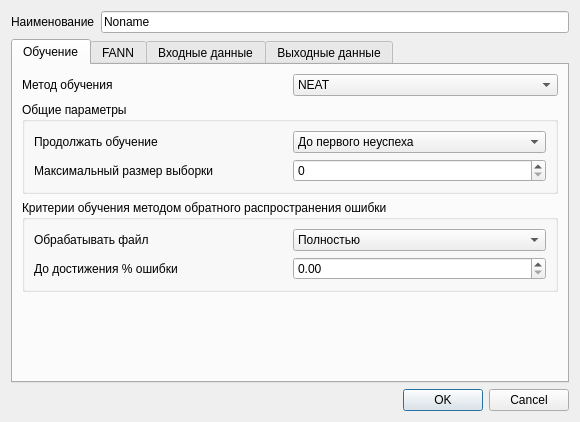
<?xml version="1.0" encoding="UTF-8"?>
<ui version="4.0">
 <class>vAnalyserForm</class>
 <widget class="QDialog" name="vAnalyserForm">
  <property name="geometry">
   <rect>
    <x>0</x>
    <y>0</y>
    <width>580</width>
    <height>422</height>
   </rect>
  </property>
  <property name="windowTitle">
   <string>Dialog</string>
  </property>
  <property name="windowIcon">
   <iconset resource="icons.qrc">
    <normaloff>:/options/code-context.png</normaloff>:/options/code-context.png</iconset>
  </property>
  <layout class="QVBoxLayout" name="verticalLayout">
   <item>
    <layout class="QHBoxLayout" name="horizontalLayout">
     <item>
      <widget class="QLabel" name="label">
       <property name="text">
        <string>Наименование</string>
       </property>
      </widget>
     </item>
     <item>
      <widget class="QLineEdit" name="lineEdit">
       <property name="text">
        <string>Noname</string>
       </property>
      </widget>
     </item>
    </layout>
   </item>
   <item>
    <widget class="QTabWidget" name="tabWidget">
     <property name="currentIndex">
      <number>0</number>
     </property>
     <widget class="QWidget" name="tab">
      <attribute name="title">
       <string>Обучение</string>
      </attribute>
      <layout class="QVBoxLayout" name="verticalLayout_6">
       <item>
        <layout class="QHBoxLayout" name="horizontalLayout_2">
         <item>
          <widget class="QLabel" name="label_2">
           <property name="text">
            <string>Метод обучения</string>
           </property>
          </widget>
         </item>
         <item>
          <widget class="QComboBox" name="comboBox">
           <item>
            <property name="text">
             <string>NEAT</string>
            </property>
           </item>
           <item>
            <property name="text">
             <string>NEVA</string>
            </property>
           </item>
           <item>
            <property name="text">
             <string>libFANN</string>
            </property>
           </item>
          </widget>
         </item>
        </layout>
       </item>
       <item>
        <widget class="QGroupBox" name="groupBox">
         <property name="title">
          <string>Общие параметры</string>
         </property>
         <layout class="QVBoxLayout" name="verticalLayout_2">
          <item>
           <layout class="QHBoxLayout" name="horizontalLayout_3">
            <item>
             <widget class="QLabel" name="label_3">
              <property name="text">
               <string>Продолжать обучение</string>
              </property>
             </widget>
            </item>
            <item>
             <widget class="QComboBox" name="comboBox_2">
              <item>
               <property name="text">
                <string>До первого неуспеха</string>
               </property>
              </item>
              <item>
               <property name="text">
                <string>До окончания выборки</string>
               </property>
              </item>
             </widget>
            </item>
           </layout>
          </item>
          <item>
           <layout class="QHBoxLayout" name="horizontalLayout_4">
            <item>
             <widget class="QLabel" name="label_4">
              <property name="text">
               <string>Максимальный размер выборки</string>
              </property>
             </widget>
            </item>
            <item>
             <widget class="QSpinBox" name="spinBox">
              <property name="maximum">
               <number>10000</number>
              </property>
             </widget>
            </item>
           </layout>
          </item>
         </layout>
        </widget>
       </item>
       <item>
        <widget class="QGroupBox" name="groupBox_2">
         <property name="title">
          <string>Критерии обучения методом обратного распространения ошибки</string>
         </property>
         <layout class="QVBoxLayout" name="verticalLayout_3">
          <item>
           <layout class="QHBoxLayout" name="horizontalLayout_9">
            <item>
             <widget class="QLabel" name="label_7">
              <property name="text">
               <string>Обрабатывать файл</string>
              </property>
             </widget>
            </item>
            <item>
             <widget class="QComboBox" name="comboBox_5">
              <item>
               <property name="text">
                <string>Полностью</string>
               </property>
              </item>
              <item>
               <property name="text">
                <string>До достижения % ошибки</string>
               </property>
              </item>
             </widget>
            </item>
           </layout>
          </item>
          <item>
           <layout class="QHBoxLayout" name="horizontalLayout_10">
            <item>
             <widget class="QLabel" name="label_8">
              <property name="text">
               <string>До достижения % ошибки</string>
              </property>
             </widget>
            </item>
            <item>
             <widget class="QDoubleSpinBox" name="doubleSpinBox"/>
            </item>
           </layout>
          </item>
         </layout>
        </widget>
       </item>
       <item>
        <spacer name="verticalSpacer">
         <property name="orientation">
          <enum>Qt::Vertical</enum>
         </property>
         <property name="sizeHint" stdset="0">
          <size>
           <width>20</width>
           <height>26</height>
          </size>
         </property>
        </spacer>
       </item>
      </layout>
     </widget>
     <widget class="QWidget" name="tab_fann">
      <attribute name="title">
       <string>FANN</string>
      </attribute>
      <layout class="QVBoxLayout" name="verticalLayout_5">
       <item>
        <layout class="QHBoxLayout" name="horizontalLayout_8">
         <item>
          <layout class="QVBoxLayout" name="verticalLayout_4">
           <item>
            <widget class="QSpinBox" name="spinBox_2">
             <property name="minimum">
              <number>1</number>
             </property>
            </widget>
           </item>
           <item>
            <widget class="QSlider" name="verticalSlider">
             <property name="minimum">
              <number>1</number>
             </property>
             <property name="orientation">
              <enum>Qt::Vertical</enum>
             </property>
            </widget>
           </item>
          </layout>
         </item>
         <item>
          <widget class="QGraphicsView" name="graphicsView"/>
         </item>
        </layout>
       </item>
       <item>
        <layout class="QHBoxLayout" name="horizontalLayout_7">
         <item>
          <widget class="QSlider" name="horizontalSlider">
           <property name="minimum">
            <number>1</number>
           </property>
           <property name="orientation">
            <enum>Qt::Horizontal</enum>
           </property>
          </widget>
         </item>
         <item>
          <widget class="QSpinBox" name="spinBox_3">
           <property name="minimum">
            <number>1</number>
           </property>
          </widget>
         </item>
        </layout>
       </item>
       <item>
        <layout class="QHBoxLayout" name="horizontalLayout_5">
         <item>
          <widget class="QLabel" name="label_5">
           <property name="text">
            <string>Функция активации (внешняя)</string>
           </property>
          </widget>
         </item>
         <item>
          <widget class="QComboBox" name="comboBox_3">
           <item>
            <property name="text">
             <string>FANN_LINEAR</string>
            </property>
           </item>
           <item>
            <property name="text">
             <string>FANN_THRESHOLD</string>
            </property>
           </item>
           <item>
            <property name="text">
             <string>FANN_THRESHOLD_SYMMETRIC</string>
            </property>
           </item>
           <item>
            <property name="text">
             <string>FANN_SIGMOID</string>
            </property>
           </item>
           <item>
            <property name="text">
             <string>FANN_SIGMOID_STEPWISE</string>
            </property>
           </item>
           <item>
            <property name="text">
             <string>FANN_SIGMOID_SYMMETRIC</string>
            </property>
           </item>
           <item>
            <property name="text">
             <string>FANN_SIGMOID_SYMMETRIC_STEPWISE</string>
            </property>
           </item>
           <item>
            <property name="text">
             <string>FANN_GAUSSIAN</string>
            </property>
           </item>
           <item>
            <property name="text">
             <string>FANN_GAUSSIAN_SYMMETRIC</string>
            </property>
           </item>
           <item>
            <property name="text">
             <string>FANN_GAUSSIAN_STEPWISE</string>
            </property>
           </item>
           <item>
            <property name="text">
             <string>FANN_ELLIOT</string>
            </property>
           </item>
           <item>
            <property name="text">
             <string>FANN_ELLIOT_SYMMETRIC</string>
            </property>
           </item>
           <item>
            <property name="text">
             <string>FANN_LINEAR_PIECE</string>
            </property>
           </item>
           <item>
            <property name="text">
             <string>FANN_LINEAR_PIECE_SYMMETRIC</string>
            </property>
           </item>
           <item>
            <property name="text">
             <string>FANN_SIN_SYMMETRIC</string>
            </property>
           </item>
           <item>
            <property name="text">
             <string>FANN_COS_SYMMETRIC</string>
            </property>
           </item>
           <item>
            <property name="text">
             <string>FANN_SIN</string>
            </property>
           </item>
           <item>
            <property name="text">
             <string>FANN_COS</string>
            </property>
           </item>
          </widget>
         </item>
        </layout>
       </item>
       <item>
        <layout class="QHBoxLayout" name="horizontalLayout_6">
         <item>
          <widget class="QLabel" name="label_6">
           <property name="text">
            <string>Функци активации (внутренняя)</string>
           </property>
          </widget>
         </item>
         <item>
          <widget class="QComboBox" name="comboBox_4">
           <item>
            <property name="text">
             <string>FANN_LINEAR</string>
            </property>
           </item>
           <item>
            <property name="text">
             <string>FANN_THRESHOLD</string>
            </property>
           </item>
           <item>
            <property name="text">
             <string>FANN_THRESHOLD_SYMMETRIC</string>
            </property>
           </item>
           <item>
            <property name="text">
             <string>FANN_SIGMOID</string>
            </property>
           </item>
           <item>
            <property name="text">
             <string>FANN_SIGMOID_STEPWISE</string>
            </property>
           </item>
           <item>
            <property name="text">
             <string>FANN_SIGMOID_SYMMETRIC</string>
            </property>
           </item>
           <item>
            <property name="text">
             <string>FANN_SIGMOID_SYMMETRIC_STEPWISE</string>
            </property>
           </item>
           <item>
            <property name="text">
             <string>FANN_GAUSSIAN</string>
            </property>
           </item>
           <item>
            <property name="text">
             <string>FANN_GAUSSIAN_SYMMETRIC</string>
            </property>
           </item>
           <item>
            <property name="text">
             <string>FANN_GAUSSIAN_STEPWISE</string>
            </property>
           </item>
           <item>
            <property name="text">
             <string>FANN_ELLIOT</string>
            </property>
           </item>
           <item>
            <property name="text">
             <string>FANN_ELLIOT_SYMMETRIC</string>
            </property>
           </item>
           <item>
            <property name="text">
             <string>FANN_LINEAR_PIECE</string>
            </property>
           </item>
           <item>
            <property name="text">
             <string>FANN_LINEAR_PIECE_SYMMETRIC</string>
            </property>
           </item>
           <item>
            <property name="text">
             <string>FANN_SIN_SYMMETRIC</string>
            </property>
           </item>
           <item>
            <property name="text">
             <string>FANN_COS_SYMMETRIC</string>
            </property>
           </item>
           <item>
            <property name="text">
             <string>FANN_SIN</string>
            </property>
           </item>
           <item>
            <property name="text">
             <string>FANN_COS</string>
            </property>
           </item>
          </widget>
         </item>
        </layout>
       </item>
      </layout>
     </widget>
     <widget class="QWidget" name="tab_2">
      <attribute name="title">
       <string>Входные данные</string>
      </attribute>
      <layout class="QGridLayout" name="gridLayout">
       <item row="0" column="0">
        <widget class="QTableWidget" name="tableWidget">
         <column>
          <property name="text">
           <string>Источник</string>
          </property>
         </column>
         <column>
          <property name="text">
           <string>Значимость</string>
          </property>
         </column>
        </widget>
       </item>
      </layout>
     </widget>
     <widget class="QWidget" name="tab_3">
      <attribute name="title">
       <string>Выходные данные</string>
      </attribute>
      <layout class="QGridLayout" name="gridLayout_2">
       <item row="0" column="0">
        <widget class="QTableWidget" name="tableWidget_2">
         <column>
          <property name="text">
           <string>Получатель</string>
          </property>
         </column>
        </widget>
       </item>
      </layout>
     </widget>
    </widget>
   </item>
   <item>
    <widget class="QDialogButtonBox" name="buttonBox">
     <property name="orientation">
      <enum>Qt::Horizontal</enum>
     </property>
     <property name="standardButtons">
      <set>QDialogButtonBox::Cancel|QDialogButtonBox::Ok</set>
     </property>
    </widget>
   </item>
  </layout>
 </widget>
 <resources>
  <include location="icons.qrc"/>
 </resources>
 <connections>
  <connection>
   <sender>buttonBox</sender>
   <signal>accepted()</signal>
   <receiver>vAnalyserForm</receiver>
   <slot>accept()</slot>
   <hints>
    <hint type="sourcelabel">
     <x>248</x>
     <y>254</y>
    </hint>
    <hint type="destinationlabel">
     <x>157</x>
     <y>274</y>
    </hint>
   </hints>
  </connection>
  <connection>
   <sender>buttonBox</sender>
   <signal>rejected()</signal>
   <receiver>vAnalyserForm</receiver>
   <slot>reject()</slot>
   <hints>
    <hint type="sourcelabel">
     <x>316</x>
     <y>260</y>
    </hint>
    <hint type="destinationlabel">
     <x>286</x>
     <y>274</y>
    </hint>
   </hints>
  </connection>
 </connections>
</ui>
